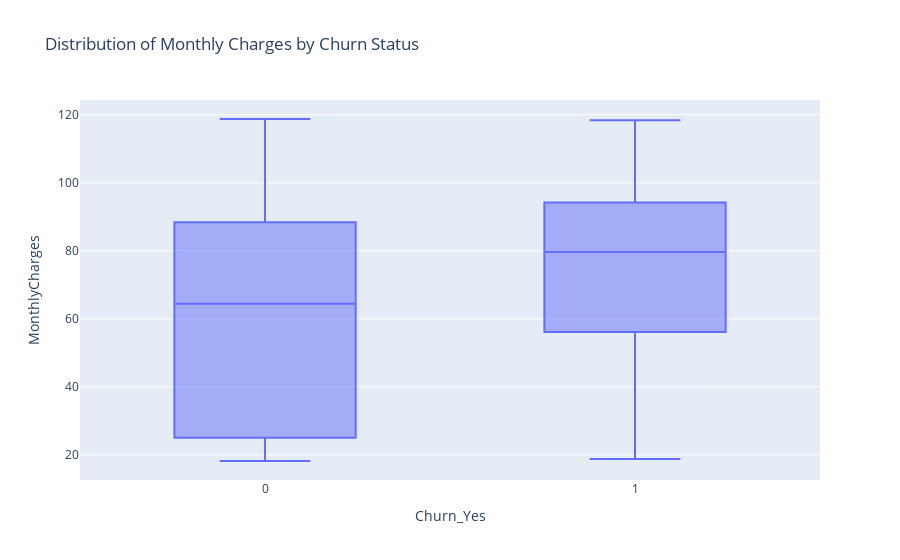

Notebook cell for this chart:
### Markdown cell above
##### We can observe that as tenure decreases, the churn rate increases

### Code cell
fig = px.box(df, x='Churn_Yes', y='MonthlyCharges', title='Distribution of Monthly Charges by Churn Status')
fig.show()

### Figure 1 — Plotly figure (JSON) as saved in the notebook; plotly's stock layout.template omitted (floating-point values rounded to 4 significant figures; data arrays with more than 128 entries replaced by an {"elided": "..."} marker saying what was removed)
{"data": [{"alignmentgroup": "True", "hovertemplate": "Churn_Yes=%{x}<br>MonthlyCharges=%{y}<extra></extra>", "legendgroup": "", "marker": {"color": "#636efa"}, "name": "", "notched": false, "offsetgroup": "", "orientation": "v", "showlegend": false, "type": "box", "x": {"elided": "7043 int values"}, "x0": " ", "xaxis": "x", "y": {"elided": "7043 float values"}, "y0": " ", "yaxis": "y"}], "layout": {"autosize": true, "boxmode": "group", "legend": {"tracegroupgap": 0}, "title": {"text": "Distribution of Monthly Charges by Churn Status"}, "xaxis": {"anchor": "y", "autorange": true, "domain": [0, 1], "range": [-0.5, 1.5], "title": {"text": "Churn_Yes"}, "type": "linear"}, "yaxis": {"anchor": "x", "autorange": true, "domain": [0, 1], "range": [12.67, 124.3], "title": {"text": "MonthlyCharges"}, "type": "linear"}}}
